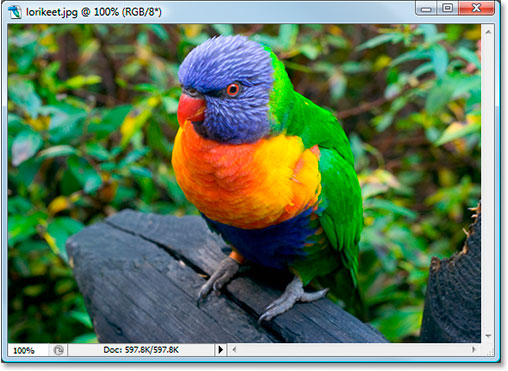
#> input picture ComputerAlgorithms/LA/sample.jpg, 508 x 371 px
$ python color_segmentation_kmeans.py --image sample.jpg --k 5 --output segmented.png
#> lines starting #> are read from the running program, lines starting #| are printed output that depends on the picture
#!/usr/bin/env python3
"""
Color-Based Image Segmentation using K-Means Clustering
-------------------------------------------------------

Usage:
    python3 color_segmentation_kmeans.py --image path/to/image.jpg --k 5 --output segmented.png

Requirements:
    pip install opencv-python scikit-learn matplotlib numpy
"""

import argparse
import numpy as np
import cv2
from sklearn.cluster import KMeans
import matplotlib.pyplot as plt

# -------------------------------------
# Function: Apply K-Means to segment image
# -------------------------------------
def segment_image(image_path, k, output_path=None, show=True):
    # Step 1: Load image (BGR → RGB)
#> called with image_path = 'sample.jpg', k = 5, output_path = 'segmented.png', show = True
    img = cv2.imread(image_path)
#> img is the input picture: shape (371, 508, 3); mean B, G, R 92.7, 122.5, 97.1
    if img is None:
        raise ValueError(f"Cannot read image from {image_path}")
    img_rgb = cv2.cvtColor(img, cv2.COLOR_BGR2RGB)
    h, w, c = img_rgb.shape
#> h = 371; w = 508; c = 3

    # Step 2: Reshape to (num_pixels, 3)
    pixels = img_rgb.reshape(-1, 3)

    # Step 3: Apply K-Means
    print(f"Clustering {pixels.shape[0]} pixels into {k} segments ...")
#> (printed output is left out)
    kmeans = KMeans(n_clusters=k, n_init=10, random_state=42)
    kmeans.fit(pixels)
    labels = kmeans.labels_
    centers = np.uint8(kmeans.cluster_centers_)

    # Step 4: Replace pixel colors with their cluster center
    segmented_pixels = centers[labels.flatten()]
    segmented_img = segmented_pixels.reshape((h, w, 3))

    # Step 5: Visualization
    if show:
        plt.figure(figsize=(10,5))
        plt.subplot(1,2,1)
        plt.imshow(img_rgb)
        plt.title("Original Image")
        plt.axis("off")

        plt.subplot(1,2,2)
        plt.imshow(segmented_img)
        plt.title(f"Segmented (k={k})")
        plt.axis("off")

        plt.tight_layout()
        plt.show()
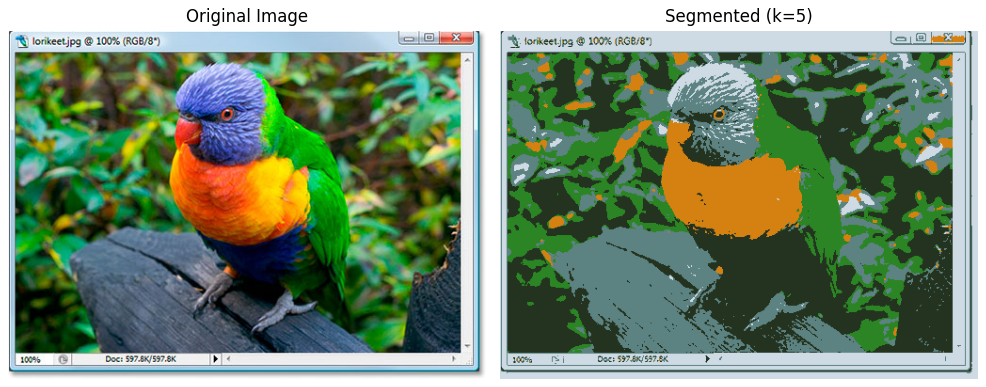
#> figure drawn by matplotlib, 2 panels

    # Step 6: Save if requested
    if output_path:
        cv2.imwrite(output_path, cv2.cvtColor(segmented_img, cv2.COLOR_RGB2BGR))
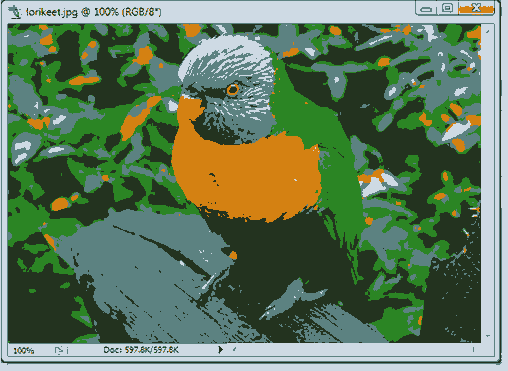
#> saved as segmented.png: shape (371, 508, 3); mean B, G, R 92.1, 122.1, 96.5
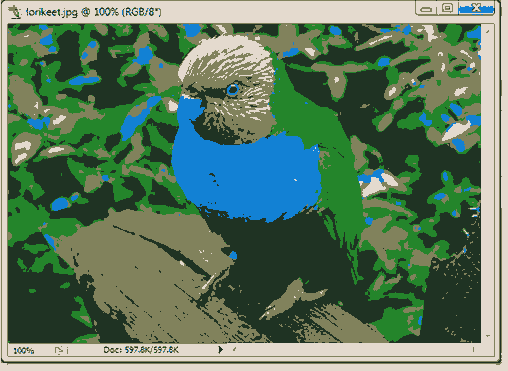
#> segmented_img: shape (371, 508, 3); mean of channels 0, 1, 2 96.5, 122.1, 92.1; drawn as B, G, R
        print(f"Segmented image saved as {output_path}")

    return segmented_img

# -------------------------------------
# Main driver
# -------------------------------------
def main():
    parser = argparse.ArgumentParser(description="Color-based image segmentation using K-Means")
    parser.add_argument('--image', '-i', required=True, help='Path to input image file')
    parser.add_argument('--k', type=int, default=4, help='Number of color segments')
    parser.add_argument('--output', '-o', default=None, help='Output image file')
    parser.add_argument('--no-show', action='store_true', help='Disable visualization')
    args = parser.parse_args()

    segment_image(args.image, args.k, args.output, not args.no_show)

if __name__ == "__main__":
    main()

#python3 color_segmentation_kmeans.py --image sample.jpg --k 5 --output segmented.png
#python3 color_segmentation_kmeans.py --image flower.jpg --k 3
#python3 color_segmentation_kmeans.py --image flower.jpg --k 8
